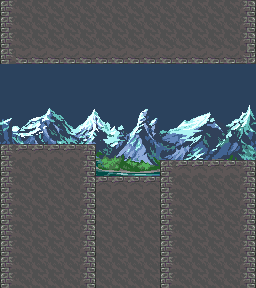

Below is a game level as drawn by its tile map, then a one-line description and the .tmx file that defines it, in full:
An orthogonal 16x18 tile map with 16x16 px tiles, 1 tile layer (main), 2 tilesets, 2 image layers and 10 objects.

<map version="1.10" tiledversion="1.12.2" orientation="orthogonal" renderorder="right-down" width="16" height="18" tilewidth="16" tileheight="16" infinite="0" nextlayerid="12" nextobjectid="84">
 <editorsettings>
  <export target="../maps/start.tmj" format="json" />
 </editorsettings>
 <tileset firstgid="1" source="props.tsx" />
 <tileset firstgid="28" source="tiles.tsx" />
 <imagelayer id="3" name="mount_lake" offsetx="0" offsety="-12" parallaxx="0.8" repeatx="1">
  <image source="../images/backgrounds/mount_lake.png" width="256" height="300" />
 </imagelayer>
 <imagelayer id="4" name="moon" offsetx="256" offsety="32" parallaxx="0.1">
  <image source="../images/backgrounds/moon.png" width="35" height="249" />
 </imagelayer>
 <objectgroup id="11" name="props">
  <object id="73" gid="27" x="96" y="176" width="16" height="16" />
  <object id="74" gid="27" x="144" y="176" width="16" height="16" />
  <object id="75" gid="27" x="112" y="176" width="16" height="16" />
  <object id="76" gid="27" x="128" y="176" width="16" height="16" />
  <object id="77" gid="1073741851" x="128" y="80" width="16" height="16" />
  <object id="79" gid="1073741851" x="96" y="80" width="16" height="16" />
  <object id="80" gid="1073741851" x="144" y="80" width="16" height="16" />
  <object id="81" gid="1073741851" x="112" y="80" width="16" height="16" />
  <object id="82" gid="2147483668" x="176" y="128" width="32" height="32" />
  <object id="83" gid="2147483668" x="48" y="112" width="32" height="32" />
 </objectgroup>
 <layer id="10" name="main" width="16" height="18">
  <data encoding="csv">
35,36,36,36,36,36,36,36,36,36,36,36,36,36,36,37,
35,36,36,36,36,36,36,36,36,36,36,36,36,36,36,37,
35,36,36,36,36,36,36,36,36,36,36,36,36,36,36,37,
35,1073741853,1073741853,1073741853,1073741853,1073741853,1073741853,1073741853,1073741853,1073741853,1073741853,1073741853,1073741853,1073741853,1073741853,1073741854,
0,0,0,0,0,0,0,0,0,0,0,0,0,0,0,0,
0,0,0,0,0,0,0,0,0,0,0,0,0,0,0,0,
0,0,0,0,0,0,0,0,0,0,0,0,0,0,0,0,
0,0,0,0,0,0,0,0,0,0,0,0,0,0,0,0,
0,0,0,0,0,0,0,0,0,0,0,0,0,0,0,0,
35,29,29,29,29,30,0,0,0,0,0,0,0,0,0,0,
35,36,36,36,36,37,0,0,0,0,35,29,29,29,29,30,
35,36,36,36,36,37,29,29,29,29,35,36,36,36,36,37,
35,36,36,36,36,37,36,36,36,36,35,36,36,36,36,37,
35,36,36,36,36,37,36,36,36,36,35,36,36,36,36,37,
35,36,36,36,36,37,36,36,36,36,35,36,36,36,36,37,
35,36,36,36,36,37,36,36,36,36,35,36,36,36,36,37,
35,36,36,36,36,37,36,36,36,36,35,36,36,36,36,37,
35,36,36,36,36,37,36,36,36,36,35,36,36,36,36,37
</data>
 </layer>
</map>
